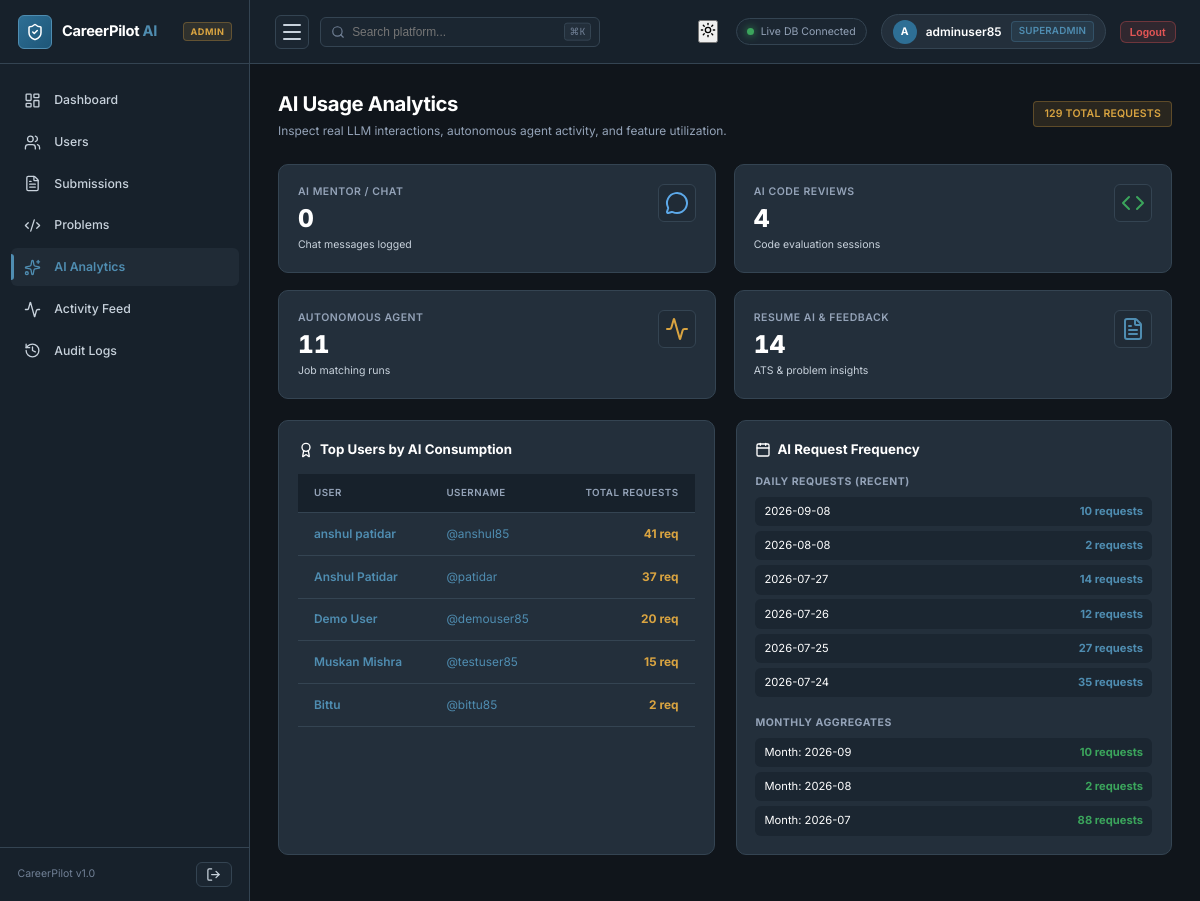
The page /admin/ai-analytics (signed in) on the database as committed earlier.
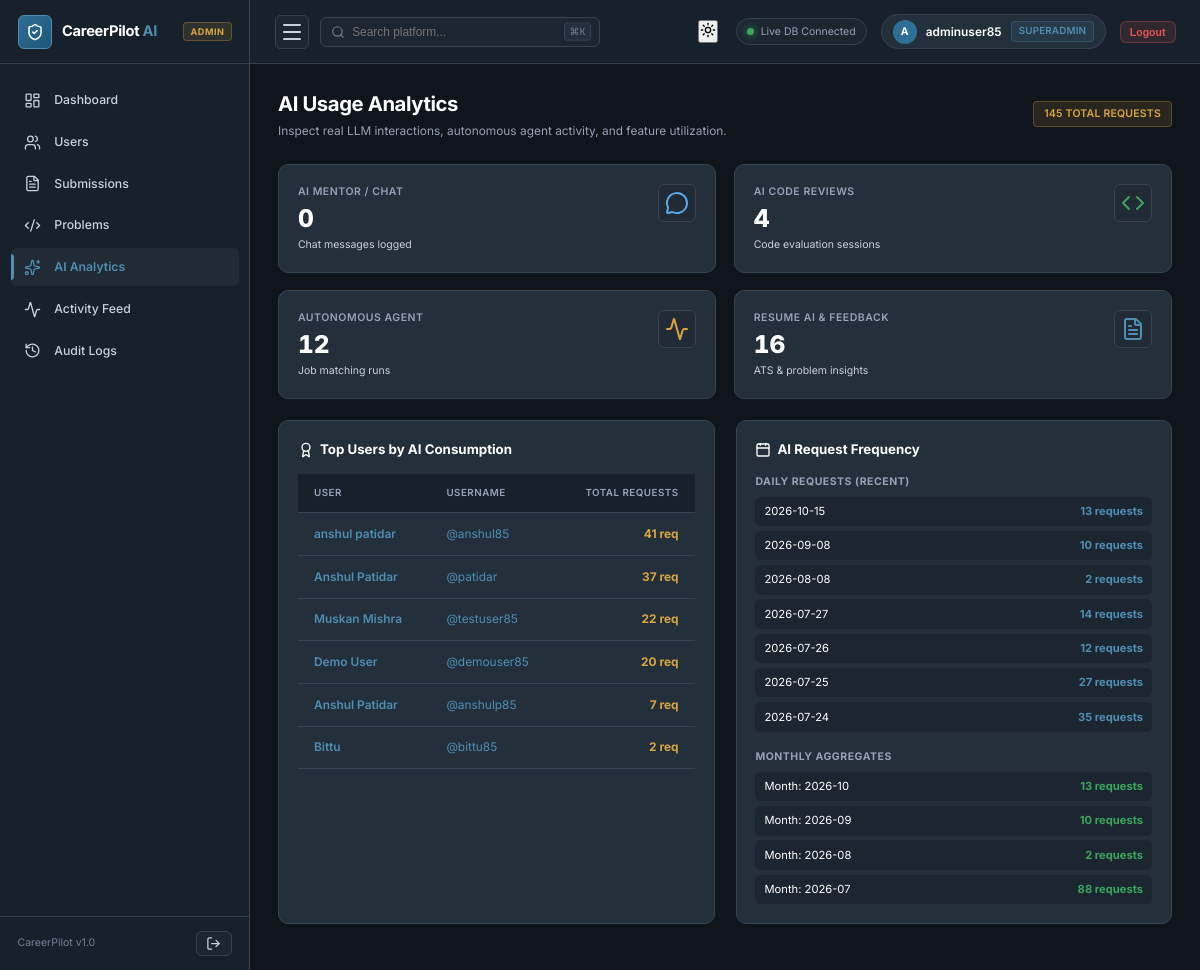
The same page on the database as committed later.
### tables this page shows
CREATE TABLE users (
    id INTEGER PRIMARY KEY AUTOINCREMENT,
    username TEXT NOT NULL UNIQUE,
    email TEXT NOT NULL UNIQUE,
    password_hash TEXT NOT NULL,
    full_name TEXT DEFAULT '',
    avatar_url TEXT DEFAULT '/static/images/default-avatar.png',
    bio TEXT DEFAULT '',
    phone TEXT DEFAULT '',
    location TEXT DEFAULT '',
    linkedin_url TEXT DEFAULT '',
    github_url TEXT DEFAULT '',
    portfolio_url TEXT DEFAULT '',
    role TEXT DEFAULT 'user' CHECK(role IN ('user', 'admin')),
    is_active INTEGER DEFAULT 1,
    last_login TIMESTAMP,
    created_at TIMESTAMP DEFAULT CURRENT_TIMESTAMP,
    updated_at TIMESTAMP DEFAULT CURRENT_TIMESTAMP
);

### backend/routes/admin.py (the view)
@admin_bp.route('/ai-analytics')
@admin_required
def ai_analytics():
    analytics = AdminAnalyticsService.get_ai_analytics()
    return render_template('admin/ai_analytics.html', analytics=analytics)

### backend/database/db.py (called while the page is built)
def get_db_path() -> str:
    base_dir = os.path.dirname(os.path.dirname(os.path.dirname(os.path.abspath(__file__))))
    return os.path.join(base_dir, DATABASE_PATH)

def get_connection(db_path: Optional[str] = None) -> sqlite3.Connection:
    path = db_path or get_db_path()
    conn = sqlite3.connect(path)
    conn.row_factory = sqlite3.Row
    conn.execute("PRAGMA foreign_keys = ON")
    conn.execute("PRAGMA journal_mode = WAL")
    return conn

@contextmanager
def get_db(db_path: Optional[str] = None):
    conn = get_connection(db_path)
    try:
        yield conn
        conn.commit()
    except Exception:
        conn.rollback()
        raise
    finally:
        conn.close()

### backend/routes/admin.py (called while the page is built, shortened)
def admin_required(f):
    @functools.wraps(f)
    def decorated_function(*args, **kwargs):
        return f(*args, **kwargs)
    return decorated_function

### templates/admin/ai_analytics.html (shortened to what the changed rows need)
{% extends "admin/layout.html" %}
{% block content %}
<div class="admin-header">
    <div>
        <h1 class="admin-title">AI Usage Analytics</h1>
    </div>
    <div>
        <span class="adm-badge adm-badge-accent" style="padding: 4px 10px; font-size: 0.75rem;">
            {{ analytics.total_ai_requests }} Total Requests
        </span>
    </div>
</div>
<div class="adm-grid-4">
    <div class="adm-card adm-metric-card">
        <div>
            <div class="adm-metric-label">Autonomous Agent</div>
            <div class="adm-metric-value">{{ analytics.agent_usage }}</div>
            <div class="adm-metric-desc">Job matching runs</div>
        </div>
    </div>
    <div class="adm-card adm-metric-card">
        <div>
            <div class="adm-metric-label">Resume AI & Feedback</div>
            <div class="adm-metric-value">{{ analytics.resume_ai + analytics.problem_feedback }}</div>
            <div class="adm-metric-desc">ATS & problem insights</div>
        </div>
    </div>
</div>
<div class="adm-grid-2">
    <div class="adm-card">
        {% if analytics.top_users %}
            <div class="adm-table-scroll">
                <table class="adm-table">
                    <thead>
                        <tr>
                            <th>User</th>
                            <th>Username</th>
                            <th style="text-align: right;">Total Requests</th>
                        </tr>
                    </thead>
                    <tbody>
                        {% for u in analytics.top_users %}
                            <tr>
                                <td style="font-weight: 600;">
                                    <a href="{{ url_for('admin.user_detail', user_id=u.id) }}">
                                        {{ u.full_name or u.username }}
                                    </a>
                                </td>
                                <td><span style="color: var(--primary-light);">@{{ u.username }}</span></td>
                                <td style="text-align: right; font-weight: 700; color: var(--accent);">
                                    {{ u.total_ai_requests }} req
                                </td>
                            </tr>
                        {% endfor %}
                    </tbody>
                </table>
            </div>
        {% else %}
            <p style="color: var(--text-muted); padding: 1.5rem; text-align: center; font-size: 0.85rem;">
                No data available
            </p>
        {% endif %}
    </div>
    <div class="adm-card">
        <div style="margin-bottom: 1.25rem;">
            {% if analytics.daily_requests %}
                <div style="display: flex; flex-direction: column; gap: 0.35rem;">
                    {% for d in analytics.daily_requests %}
                        <div style="display: flex; justify-content: space-between; font-size: 0.8rem; padding: 0.45rem 0.65rem; background: var(--bg-input); border-radius: var(--radius-sm);">
                            <span>{{ d.day_date }}</span>
                            <strong style="color: var(--primary-light);">{{ d.count }} requests</strong>
                        </div>
                    {% endfor %}
                </div>
            {% else %}
                <p style="color: var(--text-muted); font-size: 0.8rem;">No data available</p>
            {% endif %}
        </div>
        <div>
            {% if analytics.monthly_requests %}
                <div style="display: flex; flex-direction: column; gap: 0.35rem;">
                    {% for m in analytics.monthly_requests %}
                        <div style="display: flex; justify-content: space-between; font-size: 0.8rem; padding: 0.45rem 0.65rem; background: var(--bg-input); border-radius: var(--radius-sm);">
                            <span>Month: {{ m.month_num }}</span>
                            <strong style="color: var(--success);">{{ m.count }} requests</strong>
                        </div>
                    {% endfor %}
                </div>
            {% else %}
                <p style="color: var(--text-muted); font-size: 0.8rem;">No data available</p>
            {% endif %}
        </div>
    </div>
</div>
{% endblock %}

Rows that differ between the two databases and show on the page:
changed users "Muskan Mishra": total_ai_requests "15" → "22"; moves up the list
added users: full_name "Anshul Patidar", username "anshulp85", total_ai_requests "7"
Other text that changed with them:
{{ analytics.total_ai_requests }}: "129" → "145"
{{ analytics.agent_usage }}: "11" → "12"
{{ analytics.resume_ai + analytics.problem_feedback }}: "14" → "16"
new list line: "2026-10-15 13 requests"
new list line: "Month: 2026-10 13 requests"
